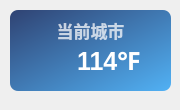
<?xml version="1.0" encoding="UTF-8"?>
<ui version="4.0">
 <class>Theme</class>
 <widget class="QWidget" name="Form">
  <property name="geometry">
   <rect>
    <x>0</x>
    <y>0</y>
    <width>180</width>
    <height>110</height>
   </rect>
  </property>
  <property name="minimumSize">
   <size>
    <width>0</width>
    <height>0</height>
   </size>
  </property>
  <property name="maximumSize">
   <size>
    <width>16777215</width>
    <height>65536</height>
   </size>
  </property>
  <property name="windowTitle">
   <string>天气</string>
  </property>
  <widget class="QLabel" name="current_city">
   <property name="geometry">
    <rect>
     <x>10</x>
     <y>10</y>
     <width>161</width>
     <height>41</height>
    </rect>
   </property>
   <property name="font">
    <font>
     <family>Microsoft YaHei UI</family>
     <pointsize>13</pointsize>
     <bold>true</bold>
    </font>
   </property>
   <property name="styleSheet">
    <string notr="true">color: rgba(255, 255, 255, 185);
font-weight: bold;</string>
   </property>
   <property name="text">
    <string>当前城市</string>
   </property>
   <property name="textFormat">
    <enum>Qt::PlainText</enum>
   </property>
   <property name="alignment">
    <set>Qt::AlignCenter</set>
   </property>
  </widget>
  <widget class="QLabel" name="backgnd">
   <property name="geometry">
    <rect>
     <x>10</x>
     <y>10</y>
     <width>161</width>
     <height>81</height>
    </rect>
   </property>
   <property name="styleSheet">
    <string notr="true">background-color: qlineargradient(spread:pad, x1:0, y1:0, x2:1, y2:1, stop:0 rgba(40, 60, 110, 245), stop:1 rgba(75, 175, 245, 245));
border-radius: 8px;
border-image: url();
</string>
   </property>
   <property name="text">
    <string/>
   </property>
  </widget>
  <widget class="QWidget" name="horizontalLayoutWidget">
   <property name="geometry">
    <rect>
     <x>30</x>
     <y>30</y>
     <width>121</width>
     <height>61</height>
    </rect>
   </property>
   <layout class="QHBoxLayout" name="horizontalLayout_2">
    <item>
     <widget class="IconWidget" name="weather_icon">
      <property name="sizePolicy">
       <sizepolicy hsizetype="Maximum" vsizetype="Maximum">
        <horstretch>0</horstretch>
        <verstretch>0</verstretch>
       </sizepolicy>
      </property>
      <property name="minimumSize">
       <size>
        <width>25</width>
        <height>25</height>
       </size>
      </property>
      <property name="icon">
       <iconset>
        <normaloff>../../../img/weather/0.svg</normaloff>../../../img/weather/0.svg</iconset>
      </property>
     </widget>
    </item>
    <item>
     <widget class="QLabel" name="temperature">
      <property name="sizePolicy">
       <sizepolicy hsizetype="Maximum" vsizetype="Preferred">
        <horstretch>0</horstretch>
        <verstretch>0</verstretch>
       </sizepolicy>
      </property>
      <property name="font">
       <font>
        <family>Microsoft YaHei UI</family>
        <pointsize>19</pointsize>
        <bold>true</bold>
       </font>
      </property>
      <property name="styleSheet">
       <string notr="true">border: none;
color: rgba(255, 255, 255, 255);
font-weight: bold</string>
      </property>
      <property name="text">
       <string>114℉</string>
      </property>
      <property name="textFormat">
       <enum>Qt::PlainText</enum>
      </property>
      <property name="alignment">
       <set>Qt::AlignLeading|Qt::AlignLeft|Qt::AlignVCenter</set>
      </property>
     </widget>
    </item>
   </layout>
  </widget>
  <zorder>backgnd</zorder>
  <zorder>current_city</zorder>
  <zorder>horizontalLayoutWidget</zorder>
 </widget>
 <customwidgets>
  <customwidget>
   <class>IconWidget</class>
   <extends>QWidget</extends>
   <header>qfluentwidgets</header>
  </customwidget>
 </customwidgets>
 <resources/>
 <connections/>
</ui>
